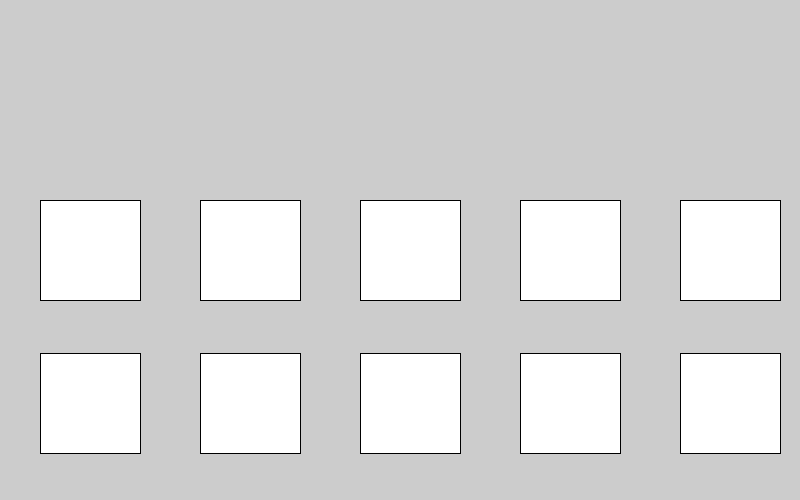
Frame 1 (no input)
Frame 60 (the mouse pressed at the canvas centre just before this capture): identical to frame 1, image omitted
Frame 120 (the mouse held since frame 60 and released just before this capture): identical to frame 1, image omitted

The Processing sketch that drew this single still picture (run headless with seeded random() and noise(); from frame 60 on, the mouse is pressed at the canvas centre):

// Processing sketch: Mouse_pressing
// ── Mouse_pressing.pde
/* prototyping program for logical button pressing*/
//global variables 
//float rectX, rectY, rectWidth, rectHeight;
float pauseX1, pauseY1, pauseX2, pauseY2, pauseWidth, pauseHeight;
float pauseScaleWidth, pauseScaleHeight;
float backX, backY, backWidth, backHeight;
float pausewidth2;
float reverseX3;
float forwardX1;
float nextX1;
float looponceY1;
int appWidth, appHeight;
boolean rectHoverOver=false; 
//
void setup(){
size(800, 500);
// population before moving ot VOID in subprogram 
/*float startingX = width *1/2;
float startingY = height * 1/2;
float ButtonReferentMeasure = width * 1/9;// 7 buttons 
float ButtonSide = ButtonReferentMeasure;// All buttons are squares 

rectX = startingX - 4.5 * (ButtonReferentMeasure)  ;
rectY = startingY; 
rectWidth = ButtonSide;
rectHeight = ButtonSide;*/
 appWidth = width ;
  appHeight = height;
  //
  float pauseStartDrawX = appWidth * 2/4;
  float pauseStartDrawY=  appHeight * 4/10;
  pauseScaleWidth =  1.0/30.0;
  pauseScaleHeight =  1.0/5.0;
  println(pauseScaleWidth);
  //
  pauseWidth = appWidth * pauseScaleWidth;
  pauseX1 = pauseStartDrawX - pauseWidth - pauseWidth*1/2;
  pauseY1 = pauseStartDrawY ;
  pauseX2 = pauseStartDrawX + pauseWidth*1/2;
  pauseY2 = pauseY1;
  pauseHeight = appHeight * pauseScaleHeight;
  //
  backX =  pauseStartDrawX  - (appWidth*13.5/30);
  backY = pauseY1;
  backWidth = pauseHeight;
  backHeight = pauseHeight;
   //
  pausewidth2 = pauseHeight  ;
 //
  reverseX3 = pauseStartDrawX  - (appWidth*7.5/30);
  //
  forwardX1  =  pauseStartDrawX + (appWidth*4.5/30);
//
  nextX1 =   pauseStartDrawX + (appWidth*10.5/30);
  //
 looponceY1 = backY + backWidth + pauseWidth + pauseWidth;
//
// 
}// end setup 
//
void draw(){
  //
 
 if (mouseX >=  backX && mouseX<= backX+backWidth && mouseY>= pauseY1 && mouseY<= pauseY1+pauseHeight)
 { 
  println("Hovering over Back");
 } else { 
   println("") ; 
 }
 //
 if (mouseX >=  reverseX3 && mouseX<= reverseX3+pausewidth2 && mouseY>= pauseY1 && mouseY<= pauseY1+pauseHeight)
 { 
  println("Hovering over reverse");
 } else { 
   println("") ; 
 }// reverse 
//
if (mouseX >=  pauseX1 && mouseX<= pauseX1+pausewidth2 && mouseY>= pauseY1 && mouseY<= pauseY1+pauseHeight)  // pause
{ 
  println("Hovering over pause");
 } else { 
   println("") ; 
 }
//
if (mouseX >=  forwardX1 && mouseX<= forwardX1+pausewidth2 && mouseY>= pauseY1 && mouseY<= pauseY1+pauseHeight)   // forward 
{ 
  println("Hovering over forward");
 } else { 
   println("") ; 
 }
//
if (mouseX >=  nextX1 && mouseX<= nextX1+pausewidth2 && mouseY>= pauseY1 && mouseY<= pauseY1+pauseHeight)    // next
{ 
  println("Hovering over next");
 } else { 
   println("") ; 
 }
//
//
if (mouseX >=  backX && mouseX<= backX+pausewidth2 && mouseY>= looponceY1 && mouseY<= looponceY1+pauseHeight)   // loop once

  {
  println("Hovering over looponce");
 } else { 
   println("") ; 
 }
//
if (mouseX >=  reverseX3 && mouseX<= reverseX3+pausewidth2 && mouseY>= looponceY1 && mouseY<= looponceY1+pauseHeight)  // loop infinite 
{ 
  println("Hovering over loopinfinite");
 } else { 
   println("") ; 
 }
//
if (mouseX >=  pauseX1 && mouseX<= pauseX1+pausewidth2 && mouseY>= looponceY1 && mouseY<= looponceY1+pauseHeight)    // stop
{ 
  println("Hovering over stop");
 } else { 
   println("") ; 
 }
//
if (mouseX >=  forwardX1 && mouseX<= forwardX1+pausewidth2 && mouseY>= looponceY1 && mouseY<= looponceY1+pauseHeight)    //  autoplay 
{ 
  println("Hovering over autoplay");
 } else { 
   println("") ; 
 }
//
if (mouseX >=  nextX1 && mouseX<= nextX1+pausewidth2 && mouseY>= looponceY1 && mouseY<= looponceY1+pauseHeight)   //mute
{ 
  println("Hovering over mute");
 } else { 
   println("") ; 
 }

 
//rect(rectX, rectY, rectWidth, rectHeight);
  rect( backX, pauseY1, pausewidth2, pauseHeight );//back
 rect( reverseX3, pauseY1,pausewidth2, pauseHeight);//reverse
  rect(pauseX1, pauseY1, pausewidth2 , pauseHeight );// play-pause
 rect(forwardX1, pauseY1,pausewidth2, pauseHeight);// forward
 rect(nextX1, pauseY1, pausewidth2, pauseHeight);// next
 //
 rect( backX, looponceY1, pausewidth2, pauseHeight );// loop once
 rect(reverseX3, looponceY1, pausewidth2, pauseHeight );// loop infinite
 rect(pauseX1, looponceY1, pausewidth2 , pauseHeight);// stop
 rect(forwardX1,looponceY1,pausewidth2, pauseHeight);// autoplay
 rect(nextX1,looponceY1,pausewidth2, pauseHeight);// mute
//
}// end draw
//
void keyPressed(){} // end mousePressed
//
void mousePressed(){
  
if (mouseX >=  backX && mouseX<= backX+pausewidth2 && mouseY>= pauseY1 && mouseY<= pauseY1+pauseHeight) println("Back Pressed"); //back  
//
if (mouseX >=  reverseX3 && mouseX<= reverseX3+pausewidth2 && mouseY>= pauseY1 && mouseY<= pauseY1+pauseHeight) println("reverse Pressed");  // reverse 
//
if (mouseX >=  pauseX1 && mouseX<= pauseX1+pausewidth2 && mouseY>= pauseY1 && mouseY<= pauseY1+pauseHeight) println("pause Pressed");   // pause
//
if (mouseX >=  forwardX1 && mouseX<= forwardX1+pausewidth2 && mouseY>= pauseY1 && mouseY<= pauseY1+pauseHeight) println("forward Pressed");   // forward 
//
if (mouseX >=  nextX1 && mouseX<= nextX1+pausewidth2 && mouseY>= pauseY1 && mouseY<= pauseY1+pauseHeight) println("next Pressed");   // next
//
//
if (mouseX >=  backX && mouseX<= backX+pausewidth2 && mouseY>= looponceY1 && mouseY<= looponceY1+pauseHeight) println("looponce Pressed");   // loop once
//
if (mouseX >=  reverseX3 && mouseX<= reverseX3+pausewidth2 && mouseY>= looponceY1 && mouseY<= looponceY1+pauseHeight) println("loopinfinite ");   // loop infinite 
//
if (mouseX >=  pauseX1 && mouseX<= pauseX1+pausewidth2 && mouseY>= looponceY1 && mouseY<= looponceY1+pauseHeight) println("stop Pressed");   // stop
//
if (mouseX >=  forwardX1 && mouseX<= forwardX1+pausewidth2 && mouseY>= looponceY1 && mouseY<= looponceY1+pauseHeight) println("autoplay Pressed");   //  autoplay 
//
if (mouseX >=  nextX1 && mouseX<= nextX1+pausewidth2 && mouseY>= looponceY1 && mouseY<= looponceY1+pauseHeight) println("mutePressed");   //mute

}// end mousePressed 

// end main program 
